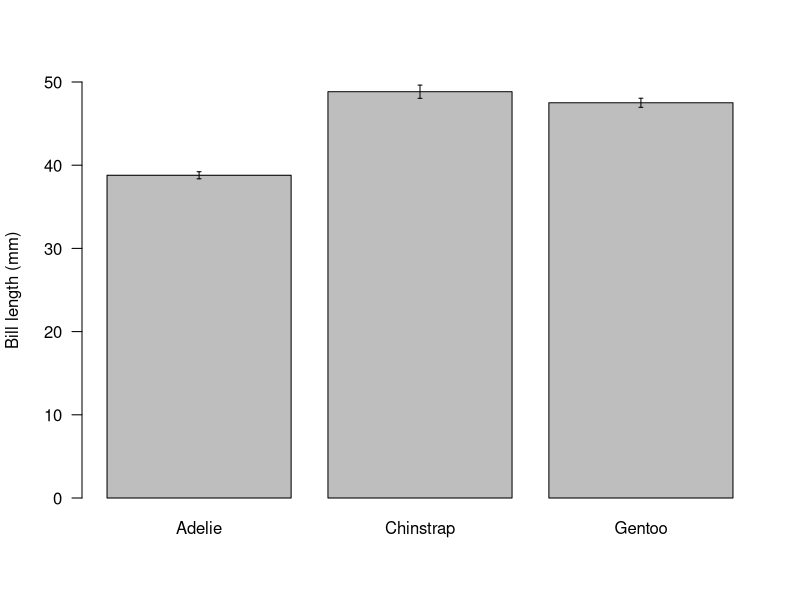
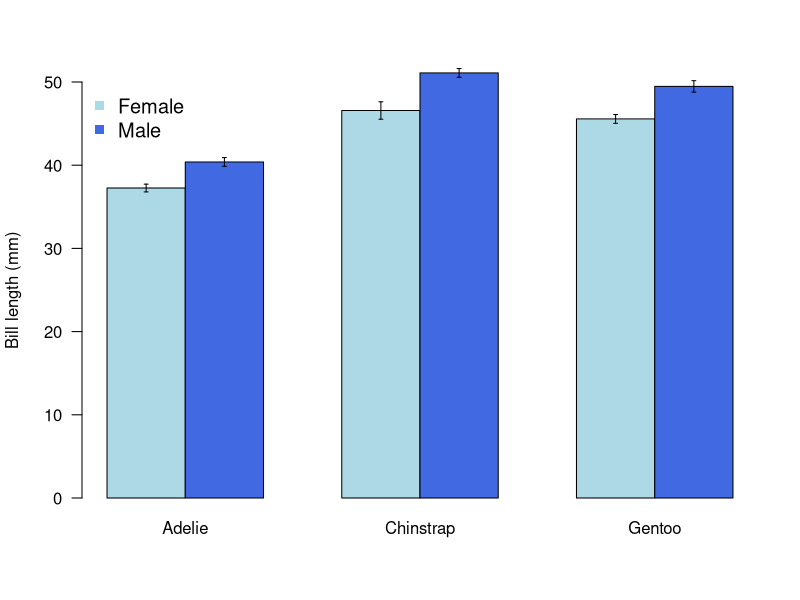
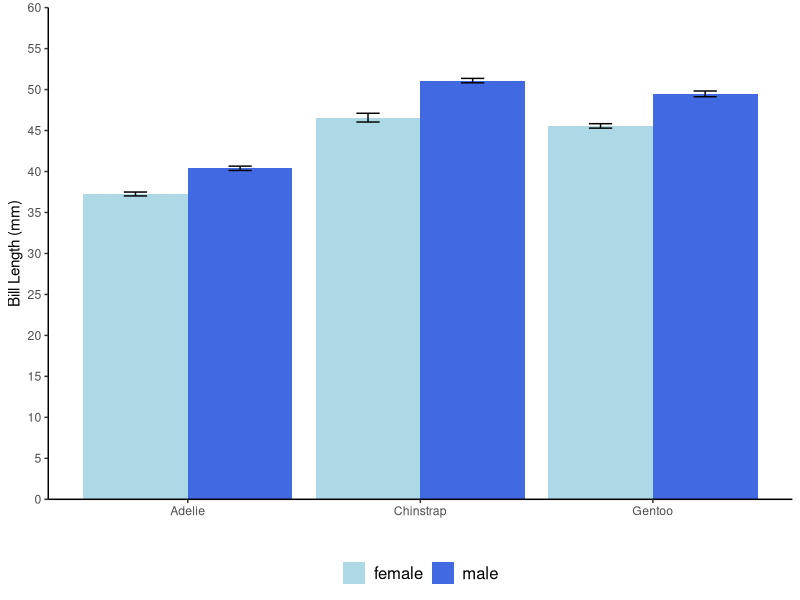

Recreate these plots in R, in order.
## ---- chunk 1
library(palmerpenguins)
library(ggplot2)
## ---- chunk 2
str(penguins)
## ---- chunk 3
my.se<-function(x){
  sd(x,na.rm=TRUE)/sqrt(length(x))
}
## ---- chunk 4

sps.avg<-aggregate(bill_length_mm~species,data=penguins,FUN=mean) #get means for each species
sps.avg
sps.se<-aggregate(bill_length_mm~species,data=penguins,FUN=my.se) #get standard error

#par(family="Times New Roman") #Make the text pretty
bp<-barplot(as.matrix(t(sps.avg$bill_length_mm)), #need to transpose table
            ylim=c(0,50), #set for your dataset
            las=1, #changes angle of xlab text, = 2 for vertical
            ylab="Bill length (mm)", #change for your label, always include units
            names.arg=c(as.character(sps.avg$species)), #names to use for bars
            col="grey" )#bar colors
#add error bars for confidence interval, take out the 1.96* if just want SE
arrows(x0=bp,x1=bp,y0=(sps.avg$bill_length_mm)-1.96*(sps.se$bill_length_mm),
       y1=(sps.avg$bill_length_mm)+1.96*(sps.se$bill_length_mm),
       code = 3, angle = 90, len = 0.02, xpd = NA)

## ---- chunk 5

sps.avg<-aggregate(bill_length_mm~species+sex,data=penguins,FUN=mean) #get means for each species
sps.avg
sps.sex.avg<-cbind(sps.avg[1:3,3],sps.avg[4:6,3])
sps.sex.avg
sps.se<-aggregate(bill_length_mm~species+sex,data=penguins,FUN=my.se) #get standard error
#can change these to use se instead
ci.low<-(sps.avg$bill_length_mm)-1.96*(sps.se$bill_length_mm)
ci.up<-(sps.avg$bill_length_mm)+1.96*(sps.se$bill_length_mm)

#par(family="Times New Roman") #Make the text pretty
bp<-barplot(as.matrix(t(sps.sex.avg)), #need to transpose table
            ylim=c(0,50), #set for your dataset
            beside=TRUE,
            las=1, #changes angle of xlab text, = 2 for vertical
            ylab="Bill length (mm)", #change for your label, always include units
            names.arg=c(as.character(sps.avg$species[1:3])), #names to use for bars
            col=c("light blue","royal blue")) #bar colors
legend("topleft", 
  legend = c("Female", "Male"), 
  col = c("light blue","royal blue"),
  pch = c(15,15), 
  bty = "n", 
  cex = 1.2, 
  text.col = "black")
arrows(x0=bp,x1=bp,y0=ci.low[c(1,4,2,5,3,6)],y1=ci.up[c(1,4,2,5,3,6)],code = 3, angle = 90, len = 0.02, xpd = NA)

#See how annoying that is? Let's do it in ggplot --much easier for multiple levels and groupings.
## ---- chunk 6
spsex.avg<-aggregate(bill_length_mm~species+sex,data=penguins,FUN=mean) #get means for each species & sex

spsex.se<-aggregate(bill_length_mm~species+sex,data=penguins,FUN=my.se) #get standard error

#pull into one dataframe
bills.spsex<-cbind(spsex.avg,spsex.se$bill_length_mm)
colnames(bills.spsex)<-c("sps","sex","mean","se")

#plot
ggplot(bills.spsex,aes(x=sps,y=mean,fill=sex))+
  geom_bar(stat="identity",position=position_dodge(.9))+
  geom_errorbar(aes(ymax=mean + se, ymin=mean-se),width=0.2,position=position_dodge(.9))+
  scale_fill_manual(values=c("female" = "light blue","male"="royal blue"), drop = FALSE)+
  scale_x_discrete(limits=levels(bills.spsex$sps))+
  scale_y_continuous(breaks=seq(0,60,5),expand = c(0, 0),lim=c(0,60))+
  labs(x="",y="Bill Length (mm)")+
  theme(legend.position = "bottom",legend.text=element_text(size=12),legend.title=element_blank()) + #extra to make it pretty
  theme(panel.background = element_blank())+
  #theme(text = element_text(family = "Times New Roman"))+
  theme(panel.grid.major = element_blank(), panel.grid.minor = element_blank(),panel.background = element_blank(), axis.line = element_line(colour = "black"))
